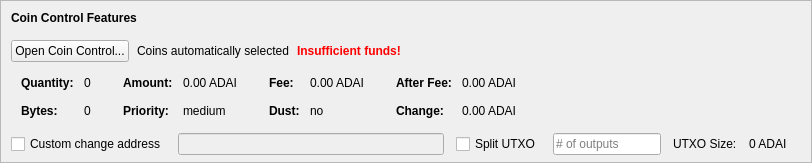
    <widget class="QFrame" name="frameCoinControl">
     <property name="sizePolicy">
      <sizepolicy hsizetype="Expanding" vsizetype="Expanding">
       <horstretch>0</horstretch>
       <verstretch>0</verstretch>
      </sizepolicy>
     </property>
     <property name="maximumSize">
      <size>
       <width>16777215</width>
       <height>16777215</height>
      </size>
     </property>
     <property name="frameShape">
      <enum>QFrame::StyledPanel</enum>
     </property>
     <property name="frameShadow">
      <enum>QFrame::Sunken</enum>
     </property>
     <layout class="QVBoxLayout" name="verticalLayoutCoinControl2">
      <property name="spacing">
       <number>0</number>
      </property>
      <property name="leftMargin">
       <number>0</number>
      </property>
      <property name="topMargin">
       <number>0</number>
      </property>
      <property name="rightMargin">
       <number>0</number>
      </property>
      <property name="bottomMargin">
       <number>6</number>
      </property>
      <item>
       <layout class="QVBoxLayout" name="verticalLayoutCoinControl" stretch="0,0,0,0,1">
        <property name="spacing">
         <number>0</number>
        </property>
        <property name="leftMargin">
         <number>10</number>
        </property>
        <property name="topMargin">
         <number>10</number>
        </property>
        <item>
         <layout class="QHBoxLayout" name="horizontalLayoutCoinControl1">
          <property name="bottomMargin">
           <number>15</number>
          </property>
          <item>
           <widget class="QLabel" name="labelCoinControlFeatures">
            <property name="sizePolicy">
             <sizepolicy hsizetype="Preferred" vsizetype="Maximum">
              <horstretch>0</horstretch>
              <verstretch>0</verstretch>
             </sizepolicy>
            </property>
            <property name="font">
             <font>
              <weight>75</weight>
              <bold>true</bold>
             </font>
            </property>
            <property name="styleSheet">
             <string notr="true">font-weight:bold;</string>
            </property>
            <property name="text">
             <string>Coin Control Features</string>
            </property>
           </widget>
          </item>
         </layout>
        </item>
        <item>
         <layout class="QHBoxLayout" name="horizontalLayoutCoinControl2" stretch="0,0,0,0">
          <property name="spacing">
           <number>8</number>
          </property>
          <property name="bottomMargin">
           <number>10</number>
          </property>
          <item>
           <widget class="QPushButton" name="pushButtonCoinControl">
            <property name="styleSheet">
             <string notr="true"/>
            </property>
            <property name="text">
             <string>Open Coin Control...</string>
            </property>
            <property name="autoDefault">
             <bool>false</bool>
            </property>
           </widget>
          </item>
          <item>
           <widget class="QLabel" name="labelCoinControlAutomaticallySelected">
            <property name="text">
             <string>Coins automatically selected</string>
            </property>
            <property name="margin">
             <number>5</number>
            </property>
           </widget>
          </item>
          <item>
           <widget class="QLabel" name="labelCoinControlInsuffFunds">
            <property name="font">
             <font>
              <weight>75</weight>
              <bold>true</bold>
             </font>
            </property>
            <property name="styleSheet">
             <string notr="true">color:red;font-weight:bold;</string>
            </property>
            <property name="text">
             <string>Insufficient funds!</string>
            </property>
            <property name="margin">
             <number>5</number>
            </property>
           </widget>
          </item>
          <item>
           <spacer name="horizontalSpacerCoinControl">
            <property name="orientation">
             <enum>Qt::Horizontal</enum>
            </property>
            <property name="sizeHint" stdset="0">
             <size>
              <width>40</width>
              <height>1</height>
             </size>
            </property>
           </spacer>
          </item>
         </layout>
        </item>
        <item>
         <widget class="QWidget" name="widgetCoinControl" native="true">
          <property name="sizePolicy">
           <sizepolicy hsizetype="Preferred" vsizetype="Preferred">
            <horstretch>0</horstretch>
            <verstretch>0</verstretch>
           </sizepolicy>
          </property>
          <property name="minimumSize">
           <size>
            <width>0</width>
            <height>0</height>
           </size>
          </property>
          <property name="styleSheet">
           <string notr="true"/>
          </property>
          <layout class="QHBoxLayout" name="horizontalLayoutCoinControl5">
           <property name="leftMargin">
            <number>0</number>
           </property>
           <property name="topMargin">
            <number>0</number>
           </property>
           <property name="rightMargin">
            <number>0</number>
           </property>
           <property name="bottomMargin">
            <number>0</number>
           </property>
           <item>
            <layout class="QHBoxLayout" name="horizontalLayoutCoinControl3" stretch="0,0,0,1">
             <property name="spacing">
              <number>20</number>
             </property>
             <property name="topMargin">
              <number>0</number>
             </property>
             <property name="bottomMargin">
              <number>10</number>
             </property>
             <item>
              <layout class="QFormLayout" name="formLayoutCoinControl1">
               <property name="horizontalSpacing">
                <number>10</number>
               </property>
               <property name="verticalSpacing">
                <number>14</number>
               </property>
               <property name="leftMargin">
                <number>10</number>
               </property>
               <property name="topMargin">
                <number>4</number>
               </property>
               <property name="rightMargin">
                <number>6</number>
               </property>
               <item row="0" column="0">
                <widget class="QLabel" name="labelCoinControlQuantityText">
                 <property name="font">
                  <font>
                   <weight>75</weight>
                   <bold>true</bold>
                  </font>
                 </property>
                 <property name="text">
                  <string>Quantity:</string>
                 </property>
                 <property name="margin">
                  <number>0</number>
                 </property>
                </widget>
               </item>
               <item row="0" column="1">
                <widget class="QLabel" name="labelCoinControlQuantity">
                 <property name="cursor">
                  <cursorShape>IBeamCursor</cursorShape>
                 </property>
                 <property name="contextMenuPolicy">
                  <enum>Qt::ActionsContextMenu</enum>
                 </property>
                 <property name="text">
                  <string notr="true">0</string>
                 </property>
                 <property name="margin">
                  <number>0</number>
                 </property>
                 <property name="textInteractionFlags">
                  <set>Qt::LinksAccessibleByMouse|Qt::TextSelectableByKeyboard|Qt::TextSelectableByMouse</set>
                 </property>
                </widget>
               </item>
               <item row="1" column="0">
                <widget class="QLabel" name="labelCoinControlBytesText">
                 <property name="font">
                  <font>
                   <weight>75</weight>
                   <bold>true</bold>
                  </font>
                 </property>
                 <property name="text">
                  <string>Bytes:</string>
                 </property>
                </widget>
               </item>
               <item row="1" column="1">
                <widget class="QLabel" name="labelCoinControlBytes">
                 <property name="cursor">
                  <cursorShape>IBeamCursor</cursorShape>
                 </property>
                 <property name="contextMenuPolicy">
                  <enum>Qt::ActionsContextMenu</enum>
                 </property>
                 <property name="text">
                  <string notr="true">0</string>
                 </property>
                 <property name="textInteractionFlags">
                  <set>Qt::LinksAccessibleByMouse|Qt::TextSelectableByKeyboard|Qt::TextSelectableByMouse</set>
                 </property>
                </widget>
               </item>
              </layout>
             </item>
             <item>
              <layout class="QFormLayout" name="formLayoutCoinControl2">
               <property name="horizontalSpacing">
                <number>10</number>
               </property>
               <property name="verticalSpacing">
                <number>14</number>
               </property>
               <property name="leftMargin">
                <number>6</number>
               </property>
               <property name="topMargin">
                <number>4</number>
               </property>
               <property name="rightMargin">
                <number>6</number>
               </property>
               <item row="0" column="0">
                <widget class="QLabel" name="labelCoinControlAmountText">
                 <property name="font">
                  <font>
                   <weight>75</weight>
                   <bold>true</bold>
                  </font>
                 </property>
                 <property name="text">
                  <string>Amount:</string>
                 </property>
                 <property name="margin">
                  <number>0</number>
                 </property>
                </widget>
               </item>
               <item row="0" column="1">
                <widget class="QLabel" name="labelCoinControlAmount">
                 <property name="cursor">
                  <cursorShape>IBeamCursor</cursorShape>
                 </property>
                 <property name="contextMenuPolicy">
                  <enum>Qt::ActionsContextMenu</enum>
                 </property>
                 <property name="text">
                  <string notr="true">0.00 ADAI</string>
                 </property>
                 <property name="textInteractionFlags">
                  <set>Qt::LinksAccessibleByMouse|Qt::TextSelectableByKeyboard|Qt::TextSelectableByMouse</set>
                 </property>
                </widget>
               </item>
               <item row="1" column="0">
                <widget class="QLabel" name="labelCoinControlPriorityText">
                 <property name="font">
                  <font>
                   <weight>75</weight>
                   <bold>true</bold>
                  </font>
                 </property>
                 <property name="text">
                  <string>Priority:</string>
                 </property>
                </widget>
               </item>
               <item row="1" column="1">
                <widget class="QLabel" name="labelCoinControlPriority">
                 <property name="cursor">
                  <cursorShape>IBeamCursor</cursorShape>
                 </property>
                 <property name="contextMenuPolicy">
                  <enum>Qt::ActionsContextMenu</enum>
                 </property>
                 <property name="text">
                  <string>medium</string>
                 </property>
                 <property name="textInteractionFlags">
                  <set>Qt::LinksAccessibleByMouse|Qt::TextSelectableByKeyboard|Qt::TextSelectableByMouse</set>
                 </property>
                </widget>
               </item>
              </layout>
             </item>
             <item>
              <layout class="QFormLayout" name="formLayoutCoinControl3">
               <property name="horizontalSpacing">
                <number>10</number>
               </property>
               <property name="verticalSpacing">
                <number>14</number>
               </property>
               <property name="leftMargin">
                <number>6</number>
               </property>
               <property name="topMargin">
                <number>4</number>
               </property>
               <property name="rightMargin">
                <number>6</number>
               </property>
               <item row="0" column="0">
                <widget class="QLabel" name="labelCoinControlFeeText">
                 <property name="font">
                  <font>
                   <weight>75</weight>
                   <bold>true</bold>
                  </font>
                 </property>
                 <property name="text">
                  <string>Fee:</string>
                 </property>
                 <property name="margin">
                  <number>0</number>
                 </property>
                </widget>
               </item>
               <item row="0" column="1">
                <widget class="QLabel" name="labelCoinControlFee">
                 <property name="cursor">
                  <cursorShape>IBeamCursor</cursorShape>
                 </property>
                 <property name="contextMenuPolicy">
                  <enum>Qt::ActionsContextMenu</enum>
                 </property>
                 <property name="text">
                  <string notr="true">0.00 ADAI</string>
                 </property>
                 <property name="textInteractionFlags">
                  <set>Qt::LinksAccessibleByMouse|Qt::TextSelectableByKeyboard|Qt::TextSelectableByMouse</set>
                 </property>
                </widget>
               </item>
               <item row="1" column="0">
                <widget class="QLabel" name="labelCoinControlLowOutputText">
                 <property name="font">
                  <font>
                   <weight>75</weight>
                   <bold>true</bold>
                  </font>
                 </property>
                 <property name="text">
                  <string>Dust:</string>
                 </property>
                </widget>
               </item>
               <item row="1" column="1">
                <widget class="QLabel" name="labelCoinControlLowOutput">
                 <property name="cursor">
                  <cursorShape>IBeamCursor</cursorShape>
                 </property>
                 <property name="contextMenuPolicy">
                  <enum>Qt::ActionsContextMenu</enum>
                 </property>
                 <property name="text">
                  <string>no</string>
                 </property>
                 <property name="textInteractionFlags">
                  <set>Qt::LinksAccessibleByMouse|Qt::TextSelectableByKeyboard|Qt::TextSelectableByMouse</set>
                 </property>
                </widget>
               </item>
              </layout>
             </item>
             <item>
              <layout class="QFormLayout" name="formLayoutCoinControl4">
               <property name="horizontalSpacing">
                <number>10</number>
               </property>
               <property name="verticalSpacing">
                <number>14</number>
               </property>
               <property name="leftMargin">
                <number>6</number>
               </property>
               <property name="topMargin">
                <number>4</number>
               </property>
               <property name="rightMargin">
                <number>6</number>
               </property>
               <item row="0" column="0">
                <widget class="QLabel" name="labelCoinControlAfterFeeText">
                 <property name="font">
                  <font>
                   <weight>75</weight>
                   <bold>true</bold>
                  </font>
                 </property>
                 <property name="text">
                  <string>After Fee:</string>
                 </property>
                 <property name="margin">
                  <number>0</number>
                 </property>
                </widget>
               </item>
               <item row="0" column="1">
                <widget class="QLabel" name="labelCoinControlAfterFee">
                 <property name="cursor">
                  <cursorShape>IBeamCursor</cursorShape>
                 </property>
                 <property name="contextMenuPolicy">
                  <enum>Qt::ActionsContextMenu</enum>
                 </property>
                 <property name="text">
                  <string notr="true">0.00 ADAI</string>
                 </property>
                 <property name="textInteractionFlags">
                  <set>Qt::LinksAccessibleByMouse|Qt::TextSelectableByKeyboard|Qt::TextSelectableByMouse</set>
                 </property>
                </widget>
               </item>
               <item row="1" column="0">
                <widget class="QLabel" name="labelCoinControlChangeText">
                 <property name="font">
                  <font>
                   <weight>75</weight>
                   <bold>true</bold>
                  </font>
                 </property>
                 <property name="text">
                  <string>Change:</string>
                 </property>
                </widget>
               </item>
               <item row="1" column="1">
                <widget class="QLabel" name="labelCoinControlChange">
                 <property name="cursor">
                  <cursorShape>IBeamCursor</cursorShape>
                 </property>
                 <property name="contextMenuPolicy">
                  <enum>Qt::ActionsContextMenu</enum>
                 </property>
                 <property name="text">
                  <string notr="true">0.00 ADAI</string>
                 </property>
                 <property name="textInteractionFlags">
                  <set>Qt::LinksAccessibleByMouse|Qt::TextSelectableByKeyboard|Qt::TextSelectableByMouse</set>
                 </property>
                </widget>
               </item>
              </layout>
             </item>
            </layout>
           </item>
          </layout>
         </widget>
        </item>
        <item>
         <layout class="QHBoxLayout" name="horizontalLayoutCoinControl4" stretch="0,0,0,0,0,0,0">
          <property name="spacing">
           <number>12</number>
          </property>
          <property name="sizeConstraint">
           <enum>QLayout::SetDefaultConstraint</enum>
          </property>
          <property name="topMargin">
           <number>5</number>
          </property>
          <property name="rightMargin">
           <number>5</number>
          </property>
          <item>
           <widget class="QCheckBox" name="checkBoxCoinControlChange">
            <property name="toolTip">
             <string>If this is activated, but the change address is empty or invalid, change will be sent to a newly generated address.</string>
            </property>
            <property name="text">
             <string>Custom change address</string>
            </property>
           </widget>
          </item>
          <item>
           <widget class="QValidatedLineEdit" name="lineEditCoinControlChange">
            <property name="enabled">
             <bool>false</bool>
            </property>
            <property name="sizePolicy">
             <sizepolicy hsizetype="Expanding" vsizetype="Fixed">
              <horstretch>0</horstretch>
              <verstretch>0</verstretch>
             </sizepolicy>
            </property>
           </widget>
          </item>
          <item>
           <widget class="QCheckBox" name="splitBlockCheckBox">
            <property name="text">
             <string>Split UTXO</string>
            </property>
           </widget>
          </item>
          <item>
           <widget class="QLineEdit" name="splitBlockLineEdit">
            <property name="sizePolicy">
             <sizepolicy hsizetype="Fixed" vsizetype="Fixed">
              <horstretch>50</horstretch>
              <verstretch>0</verstretch>
             </sizepolicy>
            </property>
            <property name="placeholderText">
             <string># of outputs</string>
            </property>
           </widget>
          </item>
          <item>
           <widget class="QLabel" name="labelBlockSizeText">
            <property name="text">
             <string>UTXO Size:</string>
            </property>
           </widget>
          </item>
          <item>
           <widget class="QLabel" name="labelBlockSize">
            <property name="text">
             <string>0 ADAI</string>
            </property>
           </widget>
          </item>
          <item>
           <widget class="QLabel" name="labelCoinControlChangeLabel">
            <property name="sizePolicy">
             <sizepolicy hsizetype="Preferred" vsizetype="Expanding">
              <horstretch>0</horstretch>
              <verstretch>0</verstretch>
             </sizepolicy>
            </property>
            <property name="minimumSize">
             <size>
              <width>0</width>
              <height>0</height>
             </size>
            </property>
            <property name="text">
             <string/>
            </property>
            <property name="margin">
             <number>3</number>
            </property>
           </widget>
          </item>
         </layout>
        </item>
        <item>
         <spacer name="verticalSpacerCoinControl">
          <property name="orientation">
           <enum>Qt::Vertical</enum>
          </property>
          <property name="sizeHint" stdset="0">
           <size>
            <width>800</width>
            <height>1</height>
           </size>
          </property>
         </spacer>
        </item>
       </layout>
      </item>
     </layout>
    </widget>
